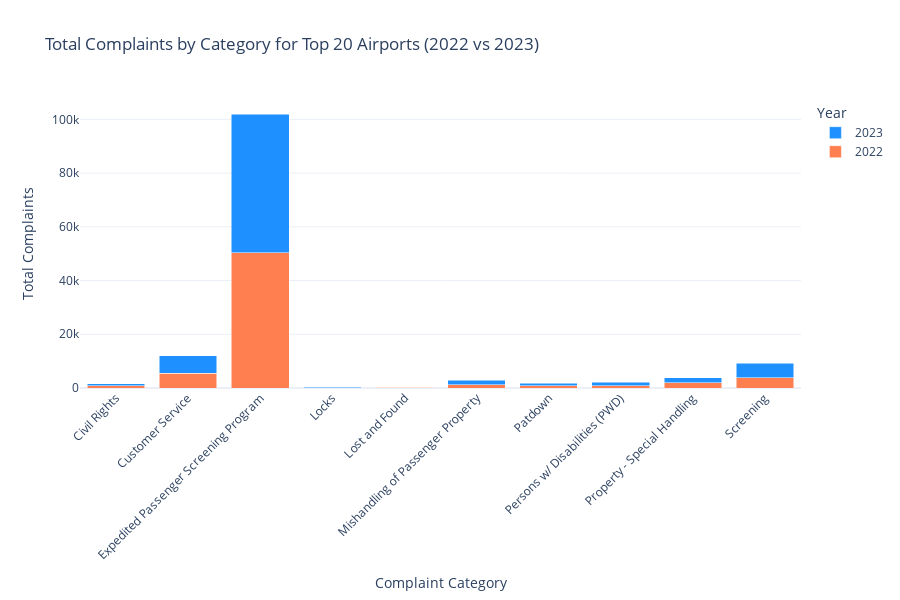

Here is the notebook cell this chart was saved with:
### Code cell
# Header:
# Stacked Bar Plot for Complaint Totals by Category and Year (2022 & 2023)

# This code generates a stacked bar chart comparing the total complaints for each category across the top 20 airports 
# for the years 2022 and 2023. The stacked bars highlight the contribution of each year to the overall complaint totals 
# within each category, providing a clear visual representation of year-over-year changes in complaint volumes.

import matplotlib.pyplot as plt
import plotly.graph_objects as go

# Summing complaint totals by year and category
stacked_data_2022_2023 = data_2022_2023.groupby(['category', 'year'])['total'].sum().unstack(fill_value=0)

# Preparing the data for Plotly
categories = stacked_data_2022_2023.index
complaints_2022 = stacked_data_2022_2023[2022]
complaints_2023 = stacked_data_2022_2023[2023]

# Creating the figure with Plotly
fig = go.Figure()

# Adding 2022 data
fig.add_trace(go.Bar(
    x=categories,
    y=complaints_2022,
    name='2022',
    marker_color='coral'
))

# Adding 2023 data
fig.add_trace(go.Bar(
    x=categories,
    y=complaints_2023,
    name='2023',
    marker_color='dodgerblue'
))

# Customizing layout for clarity
fig.update_layout(
    title='Total Complaints by Category for Top 20 Airports (2022 vs 2023)',
    xaxis_title='Complaint Category',
    yaxis_title='Total Complaints',
    barmode='stack',  # Stack bars for each category
    legend_title='Year',
    xaxis_tickangle=-45,
    template='plotly_white',  # Clean layout
    width=900,  # Set width for better spacing
    height=600  # Set height for clarity
)

# Display the figure
fig.show()

### Figure 1 — Plotly figure (JSON) as saved in the notebook; plotly's stock layout.template omitted (floating-point values rounded to 4 significant figures)
{"data": [{"marker": {"color": "coral"}, "name": "2022", "type": "bar", "x": ["Civil Rights", "Customer Service", "Expedited Passenger Screening Program", "Locks", "Lost and Found", "Mishandling of Passenger Property", "Patdown", "Persons w/ Disabilities (PWD)", "Property - Special Handling", "Screening"], "y": [774, 5447, 50377, 173, 203, 1146, 775, 927, 1958, 3741]}, {"marker": {"color": "dodgerblue"}, "name": "2023", "type": "bar", "x": ["Civil Rights", "Customer Service", "Expedited Passenger Screening Program", "Locks", "Lost and Found", "Mishandling of Passenger Property", "Patdown", "Persons w/ Disabilities (PWD)", "Property - Special Handling", "Screening"], "y": [897, 6616, 51486, 227, 186, 1649, 908, 1161, 1850, 5476]}], "layout": {"barmode": "stack", "height": 600, "legend": {"title": {"text": "Year"}}, "title": {"text": "Total Complaints by Category for Top 20 Airports (2022 vs 2023)"}, "width": 900, "xaxis": {"tickangle": -45, "title": {"text": "Complaint Category"}}, "yaxis": {"title": {"text": "Total Complaints"}}}}
